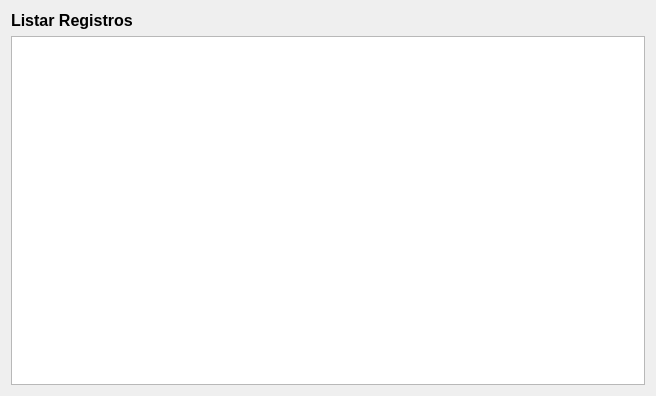
<?xml version="1.0" encoding="UTF-8"?>
<ui version="4.0">
 <class>listrecordswindow</class>
 <widget class="QWidget" name="listrecordswindow">
  <property name="geometry">
   <rect>
    <x>0</x>
    <y>0</y>
    <width>656</width>
    <height>396</height>
   </rect>
  </property>
  <property name="windowTitle">
   <string>Form</string>
  </property>
  <layout class="QVBoxLayout" name="verticalLayout">
   <item>
    <widget class="QLabel" name="label">
     <property name="font">
      <font>
       <pointsize>12</pointsize>
       <weight>75</weight>
       <bold>true</bold>
      </font>
     </property>
     <property name="lineWidth">
      <number>1</number>
     </property>
     <property name="text">
      <string>Listar Registros</string>
     </property>
    </widget>
   </item>
   <item>
    <widget class="QTableWidget" name="tableWidget"/>
   </item>
  </layout>
 </widget>
 <resources/>
 <connections/>
</ui>
